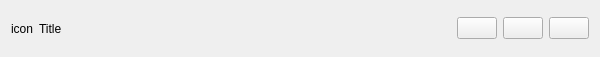
<?xml version="1.0" encoding="UTF-8"?>
<ui version="4.0">
 <class>CustomTitleBarClass</class>
 <widget class="QWidget" name="CustomTitleBarClass">
  <property name="geometry">
   <rect>
    <x>0</x>
    <y>0</y>
    <width>600</width>
    <height>57</height>
   </rect>
  </property>
  <property name="windowTitle">
   <string>CustomTitleBar</string>
  </property>
  <property name="autoFillBackground">
   <bool>false</bool>
  </property>
  <layout class="QHBoxLayout" name="horizontalLayout">
   <item>
    <widget class="QLabel" name="labelIcon">
     <property name="text">
      <string>icon</string>
     </property>
    </widget>
   </item>
   <item>
    <widget class="QLabel" name="labelTitle">
     <property name="text">
      <string>Title</string>
     </property>
    </widget>
   </item>
   <item>
    <spacer name="horizontalSpacer">
     <property name="orientation">
      <enum>Qt::Orientation::Horizontal</enum>
     </property>
     <property name="sizeHint" stdset="0">
      <size>
       <width>40</width>
       <height>20</height>
      </size>
     </property>
    </spacer>
   </item>
   <item>
    <widget class="QPushButton" name="buttonMinimize">
     <property name="text">
      <string/>
     </property>
     <property name="icon">
      <iconset theme="QIcon::ThemeIcon::ListRemove"/>
     </property>
    </widget>
   </item>
   <item>
    <widget class="QPushButton" name="buttonMaximize">
     <property name="text">
      <string/>
     </property>
     <property name="icon">
      <iconset theme="QIcon::ThemeIcon::ViewFullscreen"/>
     </property>
    </widget>
   </item>
   <item>
    <widget class="QPushButton" name="buttonClose">
     <property name="text">
      <string/>
     </property>
     <property name="icon">
      <iconset theme="QIcon::ThemeIcon::ApplicationExit"/>
     </property>
    </widget>
   </item>
  </layout>
 </widget>
 <layoutdefault spacing="6" margin="11"/>
 <resources/>
 <connections/>
</ui>
